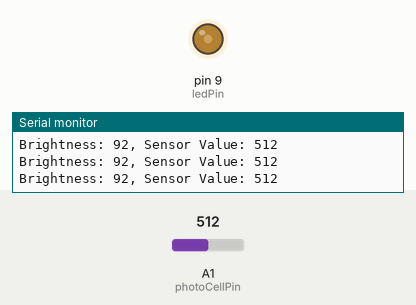
Recording of a sketch running on a simulated Arduino Uno, built with avr-gcc and run on an emulated ATmega328P. On the bench: output pins drawn as LEDs (lit = HIGH), the last lines printed to the serial monitor. The inputs (shaded band) are chosen by the test bench; at power-on: A1 (photoCellPin) = 512.

Above: at 1.2 s.
1.3 s: A1 (photoCellPin) set to 716
At 1.9 s:
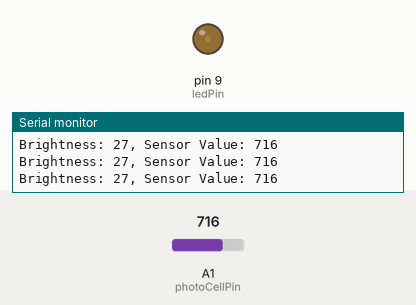
2.8 s: A1 (photoCellPin) set to 900
At 3.4 s:
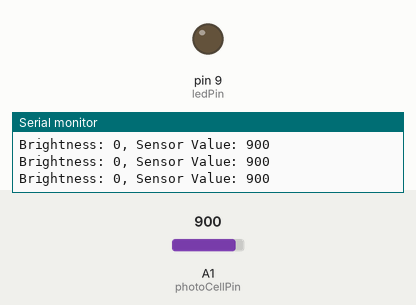
4.3 s: A1 (photoCellPin) set to 306
At 4.9 s:
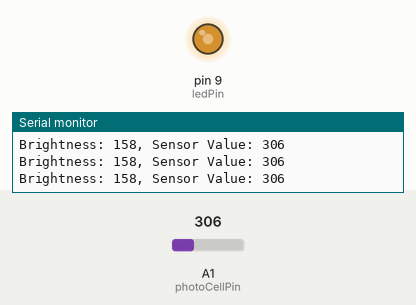
5.8 s: A1 (photoCellPin) set to 122
At 6.4 s:
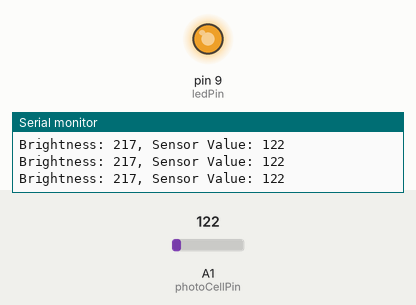
7.3 s: A1 (photoCellPin) set to 481
At 8.0 s:
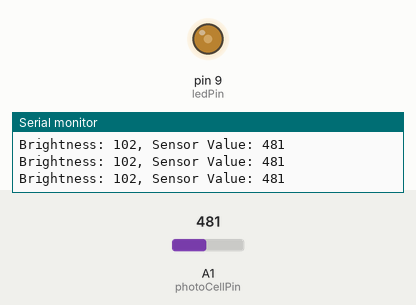
10.3 s: A1 (photoCellPin) set to 496
At 11.0 s:
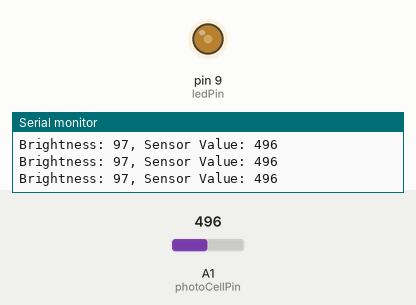
Timing chart, 0 to 13.3 s (numbered marks = the images above; inputs shaded):
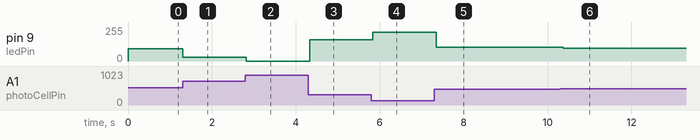

The sketch:

sketch_apr17a_copy_20240417220130.ino
```cpp
const int photoCellPin = A1;
const int ledPin = 9;

int brightness = 0;
const int roomBrightness = 800; // Adjust this value according to your room's brightness

void setup() {
  pinMode(ledPin, OUTPUT);
  Serial.begin(9600);
}

void loop() {
  int sensorValue = analogRead(photoCellPin);

  if (sensorValue > roomBrightness) {
    brightness = 0; // LED off when room brightness is detected
  } else {
    brightness = map(sensorValue, 0, roomBrightness, 255, 0); // Invert mapping for brightness
  }

  Serial.print("Brightness: ");
  Serial.print(brightness);
  Serial.print(", Sensor Value: ");
  Serial.println(sensorValue);

  analogWrite(ledPin, brightness);

  delay(100);
}
```

Measured:
- after the input at 1.3 s, pin 9 (ledPin): 92/255 → 27/255 at once
- after the input at 2.8 s, pin 9 (ledPin): 27/255 → 0/255 at once
- after the input at 4.3 s, pin 9 (ledPin): 0/255 → 158/255 at once
- after the input at 5.8 s, pin 9 (ledPin): 158/255 → 217/255 at once
- after the input at 7.3 s, pin 9 (ledPin): 217/255 → 102/255 after 0.05 s
- after the input at 10.3 s, pin 9 (ledPin): 102/255 → 97/255 after 0.07 s
